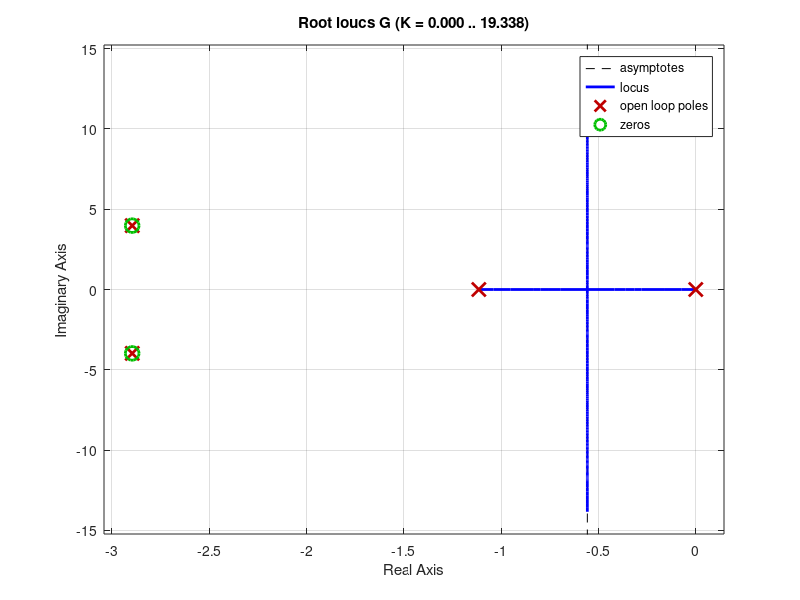

Write the MATLAB code that produced this figure.
%root locus for third order system with no zeros , good response

zeros = [-2.8957+3.97867j ,-2.8957-3.97867j];   
poles = [0, -1.1146 , -2.8957+3.97867j ,-2.8957-3.97867j ]; 
% 
% 
% % Create the transfer function
G = zpk(zeros, poles,9.928)

rlocus(G);
